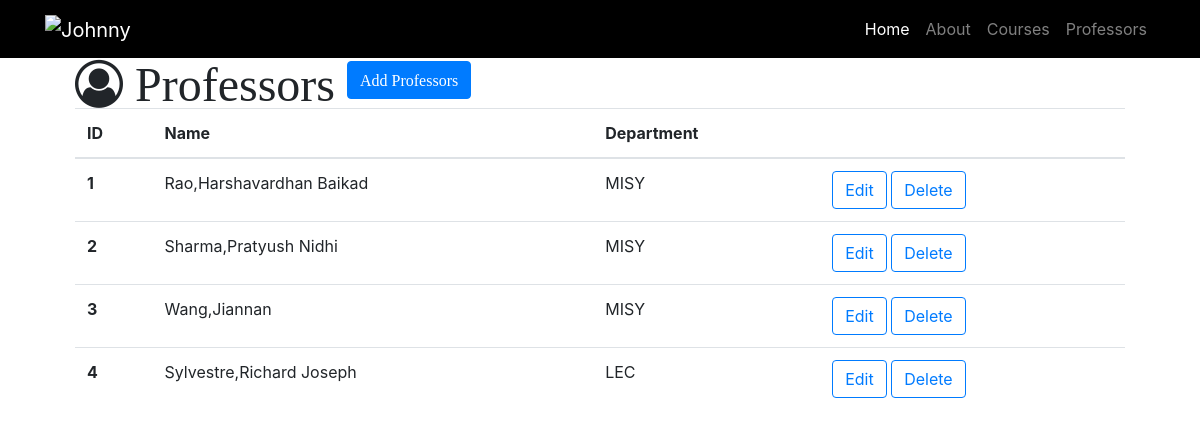
The app's page /professors, older data.
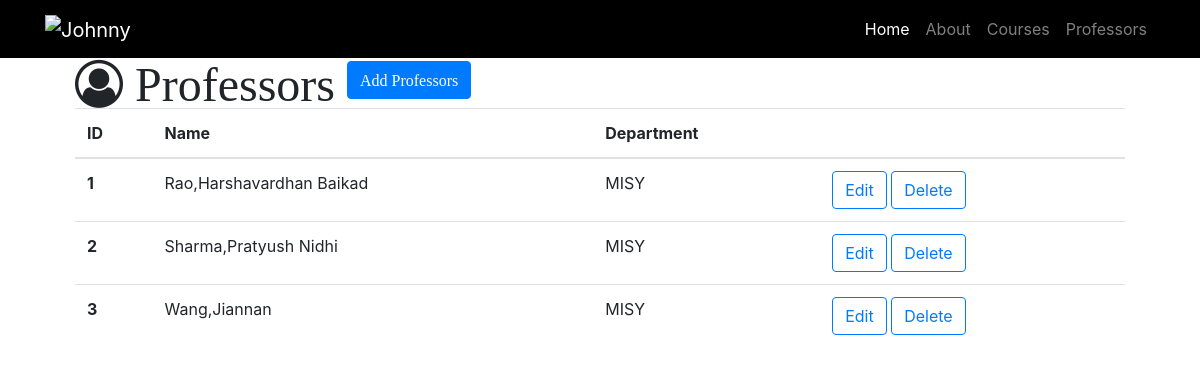
The same page, newer data.
### resume.py (models this page shows)
class Professor(db.Model):
    __tablename__ = 'professors'
    id = db.Column(db.Integer, primary_key=True)
    name = db.Column(db.String(64))
    department = db.Column(db.String(64))
    courses = db.relationship('Course', backref='professor')

### resume.py (the view)
@app.route('/professors')
def professors():
    professors = Professor.query.all()
    return render_template('professors.html', professors=professors)

### templates/professors.html (shortened to what this page needs)
{% extends "resume-base.html" %}
{% block head %}
{{ super () }}
{% endblock %}
{% block page_content %}
<div class="container">
<i class="fa fa-user-circle-o fa-3x" aria-hidden="true"> Professors
  <a id="add" href="/professor/add" class="btn btn-primary" role="button" aria-disabled="true">Add Professors</a>
</i>
{% if professors %}
   <table class="table">
     <thead>
       <tr>
         <th>ID</th>
         <th>Name</th>
         <th>Department</th>
         <th></th>
       </tr>
     </thead>
     <tbody>
       {% for professor in professors %}
       <tr>
           <th scope="row">{{ professor.id }}</th>
           <td>{{ professor.name }}</td>
           <td>{{ professor.department }}</td>
           <td>
             <a href="/professor/edit/{{professor.id}}" class="btn btn-outline-primary" role="button" aria-disabled="true">Edit</a>
             <a href="/professor/delete/{{professor.id}}" class="btn btn-outline-primary" role="button">Delete</a>
           </td>
       </tr>
       {% endfor%}
     </tbody>
   </table>
   {% else %}
      <h3>there is no professors in the database yet.</h3>
    {% endif %}
 </div>
 {% endblock%}

Row changes from the older to the newer data that the page shows:
removed Professor: id "4", name "Sylvestre,Richard Joseph", department "LEC"
